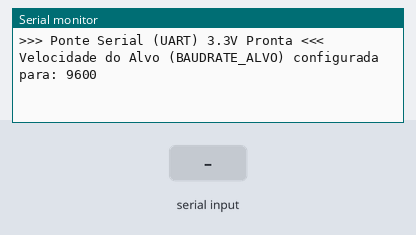
Bench run of a sketch on a simulated ESP32. Shown: the last lines printed to the serial monitor. The inputs (shaded band) are chosen by the test bench.

Above: at 1.2 s.
1.3 s: "1" received over the second serial link
At 2.5 s:
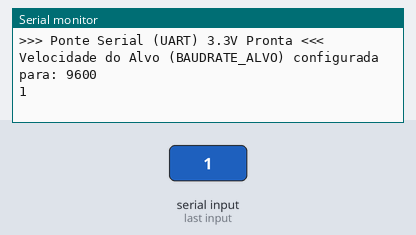
2.8 s: "0" received over the second serial link
At 3.8 s:
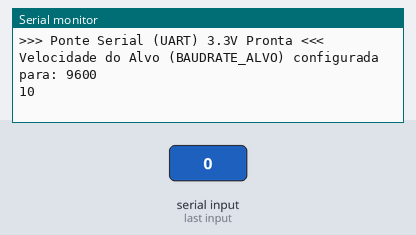

Measured:
- after the input at 1.3 s, the serial monitor: prints a new line at once (image 1)
- after the input at 2.8 s, the serial monitor: prints a new line at once (image 2)

The sketch:

bridge.ino
```cpp
#define RXD2 16 // GPIO 16 (Pino de Recepção da ponte)
#define TXD2 17 // GPIO 17 (Pino de Transmissão da ponte)
#define LED_BUILTIN 2
#define BAUDRATE_ALVO 9600

void setup() {

 Serial.begin(9600);
 // 2. Inicia a comunicação com o dispositivo-alvo (Serial2)
 // 8N1 é o formato padrão (8 bits de dados, sem paridade, 1 stop bit).
 Serial2.begin(BAUDRATE_ALVO, SERIAL_8N1, RXD2, TXD2);
  Serial.println(">>> Ponte Serial (UART) 3.3V Pronta <<<");
 Serial.print("Velocidade do Alvo (BAUDRATE_ALVO) configurada para: ");
 Serial.println(BAUDRATE_ALVO);
}

void loop() {
 // Se o PC (via USB) enviar dados, repasse-os para o Alvo (Serial2)
 if (Serial.available()) {
   Serial2.write(Serial.read());
 }

 // Se o Alvo (Serial2) enviar dados, repasse-os para o PC (Serial)
 if (Serial2.available()) {
   Serial.write(Serial2.read());
 }
}
```
